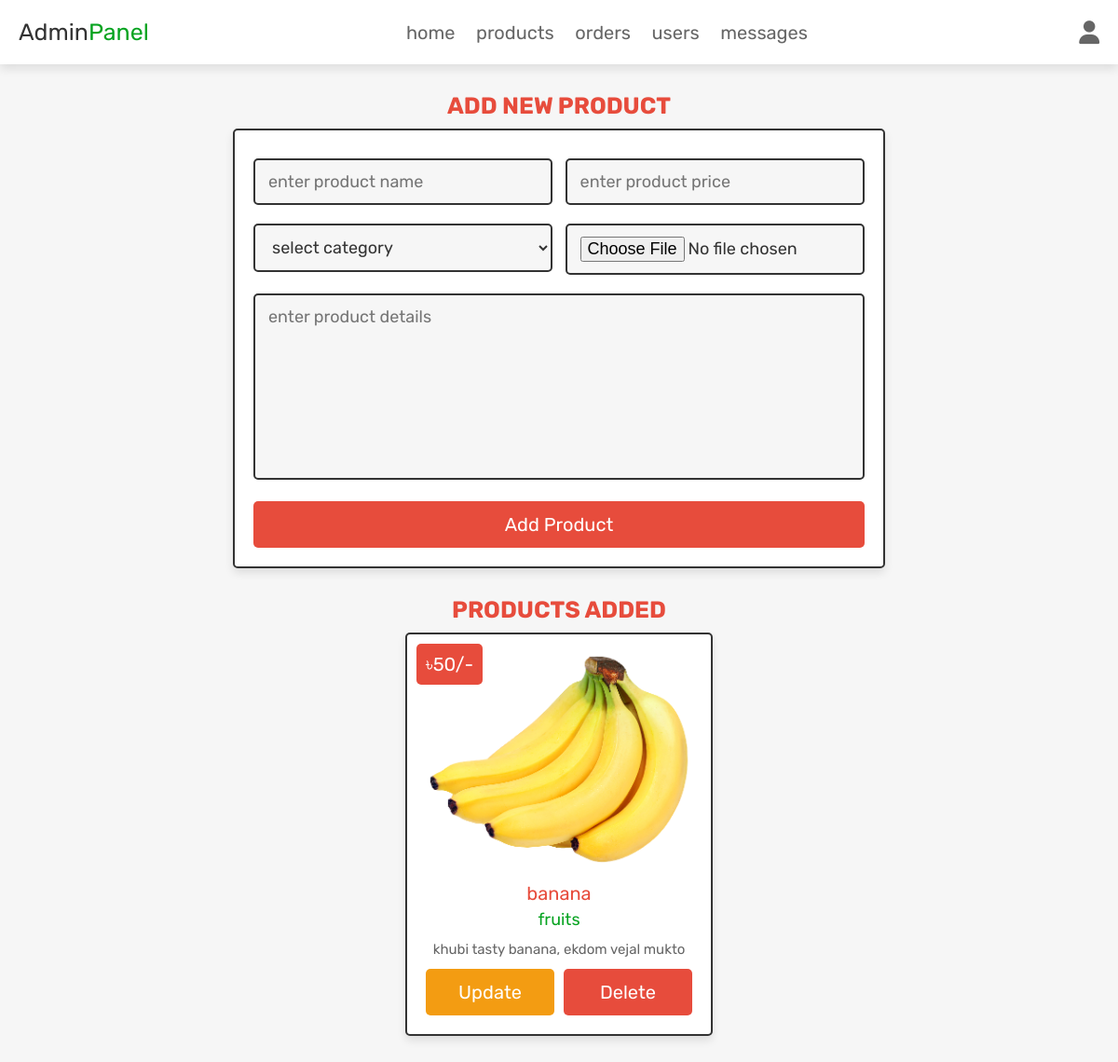
The app's page /admin_products.php (signed in) with its own data.
### tables this page shows
CREATE TABLE `products` (
  `id` int(100) NOT NULL,
  `name` varchar(100) NOT NULL,
  `category` varchar(20) NOT NULL,
  `details` varchar(500) NOT NULL,
  `price` int(100) NOT NULL,
  `image` varchar(100) NOT NULL
);

### admin_products.php (the view, shortened to what this page needs)
<?php
include 'config.php';
?>
<!DOCTYPE html>
<html lang="en">
<head>
   <link rel="stylesheet" href="https://cdnjs.cloudflare.com/ajax/libs/font-awesome/6.1.1/css/all.min.css">
   <link rel="stylesheet" href="css/admin_style.css">
</head>
<body>
<?php include 'admin_header.php'; ?>
<section class="add-products">
   <h1 class="title">add new product</h1>
   <form action="" method="POST" enctype="multipart/form-data">
      <div class="flex">
         <div class="inputBox">
         <input type="text" name="name" class="box" required placeholder="enter product name">
         <select name="category" class="box" required>
            <option value="" selected disabled>select category</option>
         </select>
         </div>
         <div class="inputBox">
         <input type="number" min="0" name="price" class="box" required placeholder="enter product price">
         <input type="file" name="image" required class="box" accept="image/jpg, image/jpeg, image/png">
         </div>
      </div>
      <textarea name="details" class="box" required placeholder="enter product details" cols="30" rows="10"></textarea>
      <input type="submit" class="btn" value="add product" name="add_product">
   </form>
</section>
<section class="show-products">
   <h1 class="title">products added</h1>
   <div class="box-container">
   <?php
      $show_products = $conn->prepare("SELECT * FROM `products`");
      $show_products->execute();
      if($show_products->rowCount() > 0){
         while($fetch_products = $show_products->fetch(PDO::FETCH_ASSOC)){
   ?>
   <div class="box">
      <div class="price">৳<?= $fetch_products['price']; ?>/-</div>
      <img src="uploaded_img/<?= htmlspecialchars($fetch_products['image']); ?>" alt="">
      <div class="name"><?= htmlspecialchars($fetch_products['name']); ?></div>
      <div class="cat"><?= htmlspecialchars($fetch_products['category']); ?></div>
      <div class="details"><?= htmlspecialchars($fetch_products['details']); ?></div>
      <div class="flex-btn">
         <a href="admin_update_product.php?update=<?= $fetch_products['id']; ?>" class="option-btn">update</a>
         <a href="admin_products.php?delete=<?= $fetch_products['id']; ?>" class="delete-btn" onclick="return confirm('Delete this product?');">delete</a>
      </div>
   </div>
   <?php
      }
   }else{
      echo '<p class="empty">No products added yet!</p>';
   }
   ?>
   </div>
</section>
</body>
</html>

### css/admin_style.css (style rules this page uses)
.add-products form { max-width: 70rem; padding:2rem; margin:0 auto; text-align: center; border:var(--border); box-shadow: var(--box-shadow); background-color: var(--white); border-radius: .5rem; }
.add-products form .flex { display: flex; justify-content: space-between; flex-wrap: wrap; }
.add-products form .flex .inputBox { width: 49%; }
.add-products form .box { width: 100%; margin:1rem 0; padding:1.2rem 1.4rem; font-size: 1.8rem; color:var(--black); border-radius: .5rem; background-color: var(--light-bg); border:var(--border); }
.add-products form textarea { height: 20rem; resize: none; }
.show-products { padding-top: 0; }
.show-products .box-container { display: grid; grid-template-columns: repeat(auto-fit, 33rem); gap:1.5rem; align-items: flex-start; justify-content:center; }
.show-products .box-container .box { text-align: center; border:var(--border); box-shadow: var(--box-shadow); background-color: var(--white); border-radius: .5rem; padding:2rem; position: relative; }
.show-products .box-container .box .price { position: absolute; top:1rem; left:1rem; padding:1rem; font-size: 2rem; color:var(--white); background-color: var(--red); border-radius: .5rem; }
.show-products .box-container .box img { width: 100%; margin-bottom: 1rem; }
.show-products .box-container .box .name { margin:.5rem 0; font-size: 2rem; color:var(--red); }
.show-products .box-container .box .cat { font-size: 1.8rem; color:var(--green); }
.show-products .box-container .box .details { padding-top: 1rem; font-size: 1.5rem; line-height: 1.5; color:var(--light-color); }

### css/components.css (style rules this page uses)
:root { --green:#06a320; --orange:#f39c12; --red:#e74c3c; --black:#333; --light-color:#666; --white:#fff; --light-bg:#f6f6f6; --border:.2rem solid var(--black); --box-shadow:0 .5rem 1rem rgba(0,0,0,.1); }
* { font-family: 'Rubik', sans-serif; margin:0; padding:0; box-sizing: border-box; outline: none; border:none; text-decoration: none; color:var(--black); }
body { background-color: var(--light-bg); }
html { font-size: 62.5%; overflow-x: hidden; scroll-behavior: smooth; scroll-padding-top: 6.5rem; }
section { padding:3rem 2rem; max-width: 1200px; margin:0 auto; }
.btn, .delete-btn, .option-btn { display: block; width: 100%; margin-top: 1rem; border-radius: .5rem; color:var(--white); font-size: 2rem; padding:1.3rem 3rem; text-transform: capitalize; cursor: pointer; text-align: center; }
.btn { background-color: var(--red); }
.delete-btn { background-color: var(--red); }
.option-btn { background-color: var(--orange); }
.flex-btn { display: flex; flex-wrap: wrap; gap:1rem; }
.flex-btn > * { flex:1; }
.title { text-align: center; margin-bottom: 1rem; text-transform: uppercase; color:var(--red); font-size: 2.5rem; }

### records on screen
products: price "50", image (picture), name "banana", category "fruits", details "khubi tasty banana, ekdom vejal mukto"
